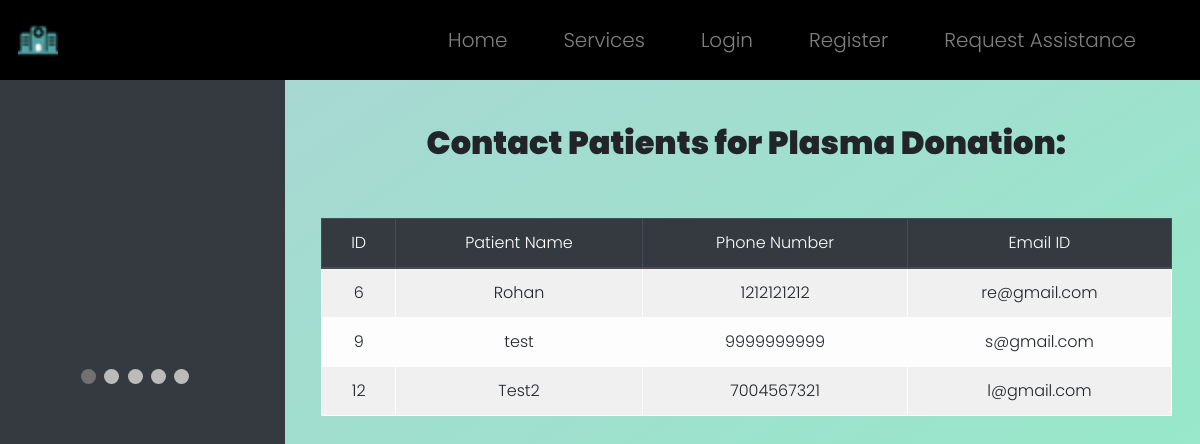
The page /donors on the database its author committed.
### WebApp/models.py (models this page shows)
class Patient(models.Model):
    patient_id = models.AutoField(primary_key=True)
    name  = models.CharField(max_length=64)
    age = models.IntegerField()
    gender = models.CharField(max_length=64)
    address = models.TextField()
    phone = models.CharField(max_length=64)
    email = models.CharField(max_length=64)
    date = models.CharField(max_length=64)
    symptoms = models.TextField()
    health_det = models.TextField()
    emg_phone = models.CharField(max_length=64)
    bed = models.CharField(max_length=64)
    venti = models.CharField(max_length=64)
    status = models.CharField(max_length=64)
    condi = models.CharField(max_length=64)
    notes = models.TextField()

### WebApp/views.py (the view)
# urls.py: path("donors", views.donor, name="donor"),
def donor(request):
    donors=Patient.objects.all().filter(status="Recovered")
    return render (request, "WebApp/donor.html", {"donors": donors})

### WebApp/templates/WebApp/donor.html (shortened to what this page needs)
{% extends "WebApp/layout.html" %}
{% load static %}
{% block body %}
<div class="row">
	<div class="col-3 abtimg">
		<div class="slideshow-container">
            </div>
            <br>
            <div style="text-align:center">
              <span class="dot"></span>
              <span class="dot"></span>
              <span class="dot"></span>
              <span class="dot"></span>
              <span class="dot"></span>
            </div>
	</div>
	<div class="col-9 dash">
		<center>
			{% if donors == None %}
				<h2 style="font-weight: 900;">No Donors Found...</h2>
            {% else %}
            <br>
            <h2 style="font-weight: 900;">Contact Patients for Plasma Donation:</h2>
            <br><br>
			<table class="table table-striped table-light table-bordered" style="text-align: center;">
				<thead class="thead-dark">
					<tr>
						<th scope="col" id="rank" class=head>ID</th>
						<th scope="col" class=head>Patient Name</th>
                        <th scope="col" class=head>Phone Number</th>
                        <th scope="col" class=head>Email ID</th>
					</tr>
				</thead>
				<tbody>
					{% for donor in donors %}
						<tr>
							<th scope="row">{{ donor.patient_id }}</th>
                            <td>{{ donor.name }}</td>
                            <td>{{ donor.phone }}</td>
							<td>{{ donor.email }}</td>
						</tr>
					{% endfor %}
				</tbody>
			</table>
			{% endif %}
		</center>
	</div>
</div>
{% endblock %}

### WebApp/static/WebApp/style.css (style rules this page uses)
* { box-sizing: border-box; margin: 0; padding: 0; font-weight: 300; }
body { font-family: poppins; }
.abtimg { margin-top: -150px; background-color: #343a40; height: 150vh; position: fixed; overflow: hidden; }
.dash { margin-top: 100px; margin-left: 25vw; padding-right: 3vw; padding-left: 3vw; overflow-x: hidden; overflow-y: auto }
.slideshow-container { max-width: 1000px; position: relative; margin: auto; }
.dot { height: 15px; width: 15px; margin: 0 2px; background-color: #bbb; border-radius: 50%; display: inline-block; transition: background-color 0.6s ease; }
.active { background-color: #717171; }

### rows shown on the page
Patient: patient_id "6", name "Rohan", phone "1212121212", email "re@gmail.com"
Patient: patient_id "9", name "test", phone "9999999999", email "s@gmail.com"
Patient: patient_id "12", name "Test2", phone "7004567321", email "l@gmail.com"
